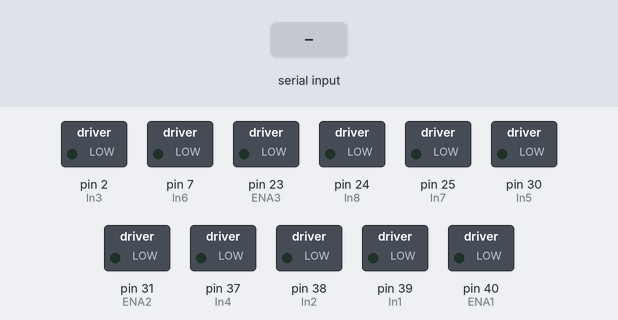
Recording of a sketch running on a simulated Arduino Mega 2560, built with avr-gcc and run on an emulated ATmega2560. Parts: switched loads named in the sketch (green lamp = pin HIGH). The inputs (shaded band) are chosen by the test bench.

Above: at 1.2 s.
1.3 s: "w" received over Serial
At 2.1 s:
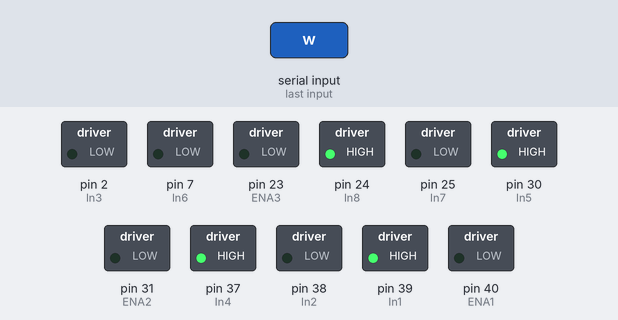
2.8 s: "s" received over Serial
At 3.3 s:
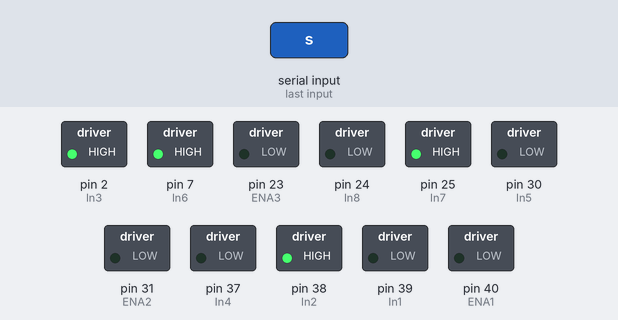
4.3 s: "d" received over Serial
At 5.5 s:
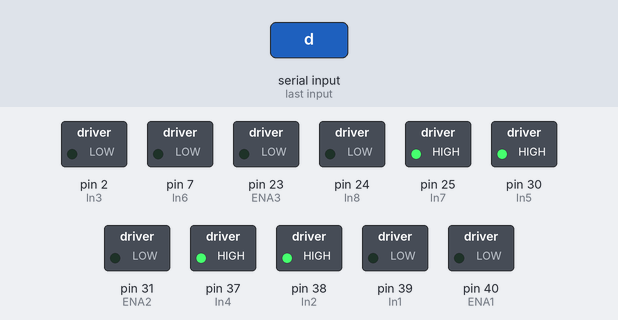
5.8 s: "a" received over Serial
At 6.8 s:
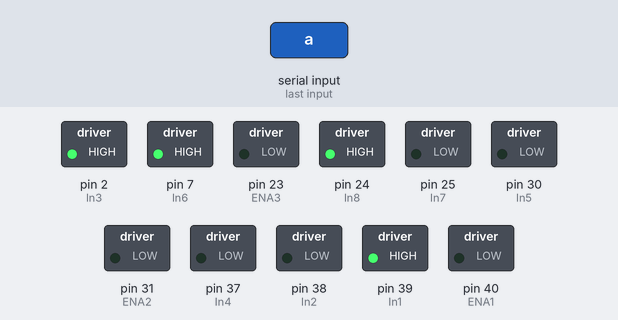
7.3 s: "e" received over Serial
At 7.9 s:
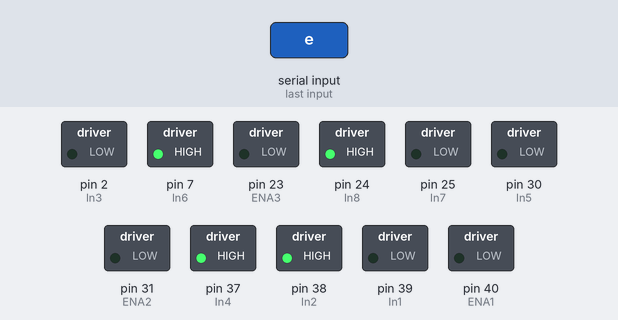
8.8 s: "q" received over Serial
At 9.1 s:
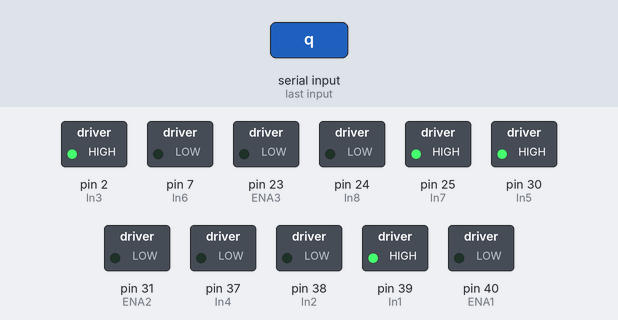
Timing chart, 0 to 11.3 s (numbered marks = the images above; inputs shaded):
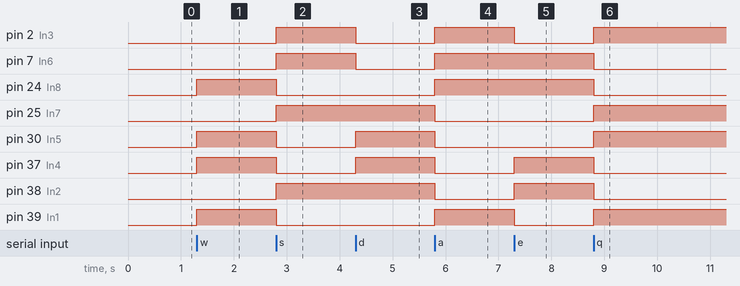

The sketch:

Control_movement_RXTX.ino
```cpp
//#include <SoftwareSerial.h>

//SoftwareSerial mySerial(0,1);

//Front-Right wheel
int In1 = 39;
int In2 = 38;
int ENA1 = 40;

//Front-Left wheel
int In3 = 2;
int In4 = 37;
int ENA2 = 31;

//Back-Left wheel
int In5 = 30;
int In6 = 7;
int ENA4 = 31;
//Back-Right Wheel
int In7 = 25;
int In8 = 24;
int ENA3 = 23;

int SPEED = 70;
int rx = 0;


void setup() {
  // put your setup code here, to run once:
  Serial.begin(115200);
  pinMode(In1,OUTPUT);
  pinMode(In2,OUTPUT);
  pinMode(In3,OUTPUT);
  pinMode(In4,OUTPUT);
  pinMode(In5,OUTPUT);
  pinMode(In6,OUTPUT);
  pinMode(In7,OUTPUT);
  pinMode(In8,OUTPUT);
  analogWrite(ENA1, SPEED);
  analogWrite(ENA2, SPEED);
  analogWrite(ENA3, SPEED);
  analogWrite(ENA4, SPEED);
  }

void loop() {
  while(Serial.available()){
    int rx = Serial.read();
    switch(rx){
//forward w 119
    case 'w':
        digitalWrite(In2,LOW);
        digitalWrite(In1, HIGH);
        digitalWrite(In4, HIGH);
        digitalWrite(In3, LOW);
        digitalWrite(In5, HIGH);
        digitalWrite(In6, LOW);
        digitalWrite(In7, LOW);
        digitalWrite(In8, HIGH);
        break;
//backward s 115
    case 's':
        digitalWrite(In2,HIGH);
        digitalWrite(In1, LOW);
        digitalWrite(In4, LOW);
        digitalWrite(In3, HIGH);
        digitalWrite(In5, LOW);
        digitalWrite(In6, HIGH);
        digitalWrite(In7, HIGH);
        digitalWrite(In8, LOW);

        break;
//right 100
    case 'd':
        digitalWrite(In2,HIGH);
        digitalWrite(In1, LOW);
        digitalWrite(In4, HIGH);
        digitalWrite(In3, LOW);
        digitalWrite(In5, HIGH);
        digitalWrite(In6, LOW);
        digitalWrite(In7, HIGH);
        digitalWrite(In8, LOW);

        break;
//left a 97
    case 'a':
        digitalWrite(In2, LOW);
        digitalWrite(In1, HIGH);
        digitalWrite(In4, LOW);
        digitalWrite(In3, HIGH);
        digitalWrite(In5, LOW);
        digitalWrite(In6, HIGH);
        digitalWrite(In7, LOW);
        digitalWrite(In8, HIGH);

        break;
//rotate e 101
    case 'e':
        digitalWrite(In2, HIGH);
        digitalWrite(In1, LOW);
        digitalWrite(In4, HIGH);
        digitalWrite(In3, LOW);
        digitalWrite(In5, LOW);
        digitalWrite(In6, HIGH);
        digitalWrite(In7, LOW);
        digitalWrite(In8, HIGH);
        break;
//rotate q 113
    case 'q':
        digitalWrite(In2, LOW);
        digitalWrite(In1, HIGH);
        digitalWrite(In4, LOW);
        digitalWrite(In3, HIGH);
        digitalWrite(In5, HIGH);
        digitalWrite(In6, LOW);
        digitalWrite(In7, HIGH);
        digitalWrite(In8, LOW);
        analogWrite(ENA1, SPEED);
        analogWrite(ENA2, SPEED);
        analogWrite(ENA3, SPEED);
        analogWrite(ENA4, SPEED);
        break;
//stop space 32
    case ' ':
        digitalWrite(In2, LOW);
        digitalWrite(In1, LOW);
        digitalWrite(In4, LOW);
        digitalWrite(In3, LOW);
        digitalWrite(In5, LOW);
        digitalWrite(In6, LOW);
        digitalWrite(In7, LOW);
        digitalWrite(In8, LOW);
        analogWrite(ENA1, SPEED);
        analogWrite(ENA2, SPEED);
        analogWrite(ENA3, SPEED);
        analogWrite(ENA4, SPEED);
        break;
        }
  }
}
```

Measured:
- after the input at 1.3 s, pin 24 (In8), pin 30 (In5), pin 37 (In4), pin 39 (In1): LOW → HIGH at once
- after the input at 2.8 s, pin 2 (In3), pin 7 (In6), pin 25 (In7), pin 38 (In2): LOW → HIGH at once; pin 24 (In8), pin 30 (In5), pin 37 (In4), pin 39 (In1): HIGH → LOW at once
- after the input at 4.3 s, pin 2 (In3), pin 7 (In6): HIGH → LOW at once; pin 30 (In5), pin 37 (In4): LOW → HIGH at once
- after the input at 5.8 s, pin 2 (In3), pin 7 (In6), pin 24 (In8), pin 39 (In1): LOW → HIGH at once; pin 25 (In7), pin 30 (In5), pin 37 (In4), pin 38 (In2): HIGH → LOW at once
- after the input at 7.3 s, pin 2 (In3), pin 39 (In1): HIGH → LOW at once; pin 37 (In4), pin 38 (In2): LOW → HIGH at once
- after the input at 8.8 s, pin 2 (In3), pin 25 (In7), pin 30 (In5), pin 39 (In1): LOW → HIGH at once; pin 7 (In6), pin 24 (In8), pin 37 (In4), pin 38 (In2): HIGH → LOW at once
